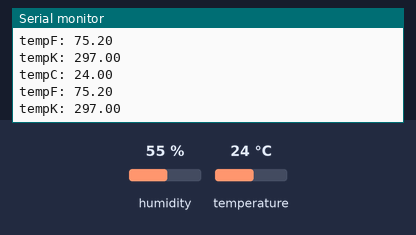
This sketch was run on a simulated Arduino Uno, built with avr-gcc and run on an emulated ATmega328P. Parts: the last lines printed to the serial monitor. Inputs (shaded band) come from the test bench; at power-on: temperature 24 °C, humidity 55 %.

Above: at 2.8 s.
2.9 s: temperature set to 12 °C
At 5.1 s:
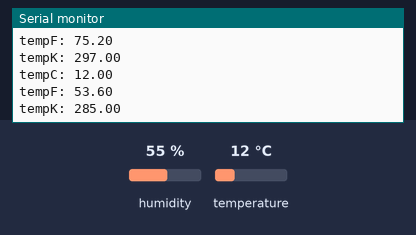
5.6 s: temperature set to 19 °C
At 7.5 s:
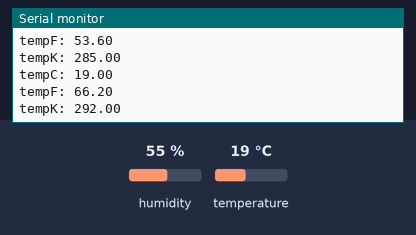
Timing chart, 0 to 9.0 s (numbered marks = the images above; inputs shaded):
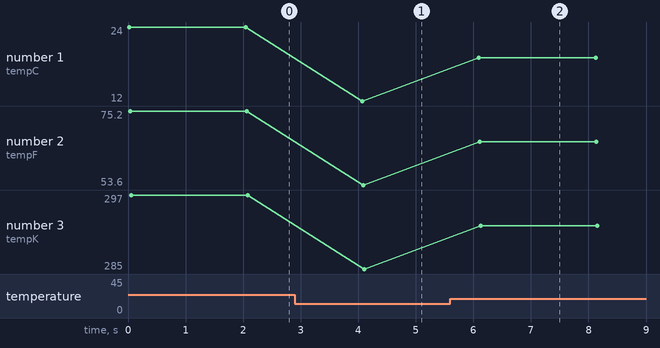

The sketch:

DHT11.ino
```cpp
#include <DHT.h>
#include <DHT_U.h>
#define Type DHT11
int sensePin = 2;
DHT HT(sensePin, Type);
float humidity;
float tempC;
float tempF;
float tempK;
int delayTime = 2000;

void setup() {
  // put your setup code here, to run once:
  Serial.begin(9600);
  HT.begin();

}

void loop() {
  // put your main code here, to run repeatedly:
  humidity = HT.readHumidity();
  tempC = HT.readTemperature();
  tempF = (tempC * 9.0/5.0) + 32;
  tempK = tempC + 273.0;

  Serial.print("tempC: ");
  Serial.println(tempC);
  Serial.print("tempF: ");
  Serial.println(tempF);
  Serial.print("tempK: ");
  Serial.println(tempK);
  delay(delayTime);
}
```

Measured:
- after the input at 2.9 s, the serial monitor: prints a new line after 1.2 s (image 1)
- after the input at 5.6 s, the serial monitor: prints a new line after 0.50 s (image 2)
- plotted number 1: 24 → 12 after the input at 2.9 s, 12 → 19 after the input at 5.6 s
- plotted number 2: 75.2 → 53.6 after the input at 2.9 s, 53.6 → 66.2 after the input at 5.6 s
- plotted number 3: 297 → 285 after the input at 2.9 s, 285 → 292 after the input at 5.6 s
